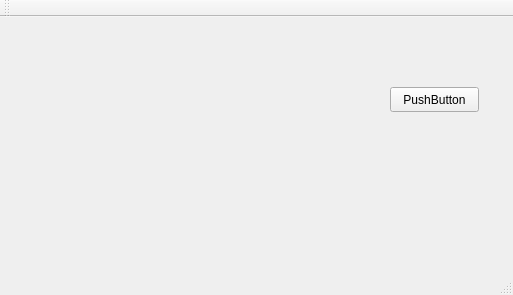
<?xml version="1.0" encoding="UTF-8"?>
<ui version="4.0">
 <class>MainWindow</class>
 <widget class="QMainWindow" name="MainWindow">
  <property name="geometry">
   <rect>
    <x>0</x>
    <y>0</y>
    <width>513</width>
    <height>295</height>
   </rect>
  </property>
  <property name="windowTitle">
   <string>MainWindow</string>
  </property>
  <widget class="QWidget" name="centralWidget">
   <widget class="QWidget" name="verticalLayoutWidget">
    <property name="geometry">
     <rect>
      <x>10</x>
      <y>10</y>
      <width>361</width>
      <height>211</height>
     </rect>
    </property>
    <layout class="QVBoxLayout" name="verticalLayout"/>
   </widget>
   <widget class="QPushButton" name="pushButton">
    <property name="geometry">
     <rect>
      <x>390</x>
      <y>70</y>
      <width>89</width>
      <height>25</height>
     </rect>
    </property>
    <property name="text">
     <string>PushButton</string>
    </property>
   </widget>
  </widget>
  <widget class="QMenuBar" name="menuBar">
   <property name="geometry">
    <rect>
     <x>0</x>
     <y>0</y>
     <width>513</width>
     <height>28</height>
    </rect>
   </property>
  </widget>
  <widget class="QToolBar" name="mainToolBar">
   <attribute name="toolBarArea">
    <enum>TopToolBarArea</enum>
   </attribute>
   <attribute name="toolBarBreak">
    <bool>false</bool>
   </attribute>
  </widget>
  <widget class="QStatusBar" name="statusBar"/>
 </widget>
 <layoutdefault spacing="6" margin="11"/>
 <resources/>
 <connections/>
</ui>
